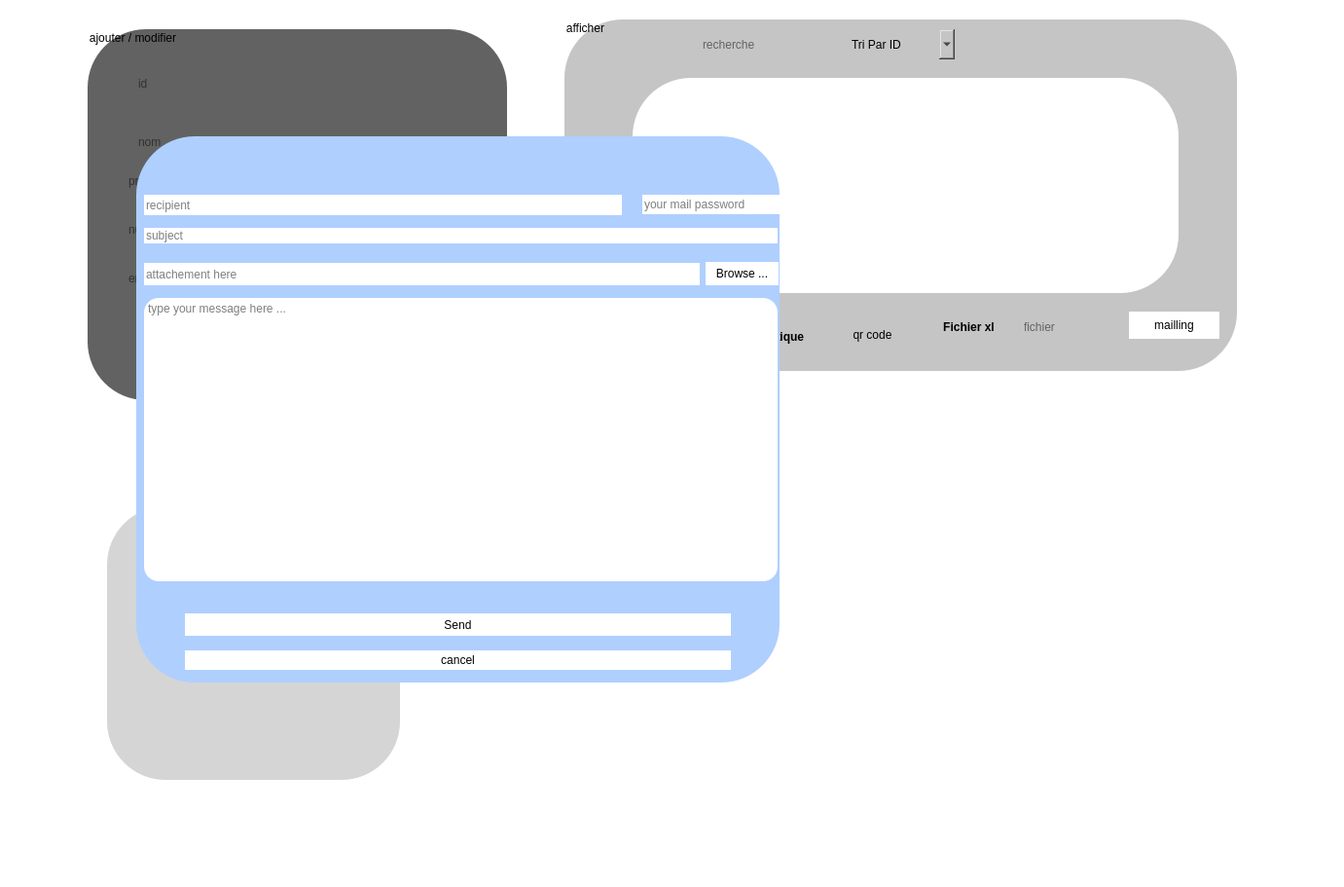
  <widget class="QFrame" name="tabpartenaire">
   <property name="geometry">
    <rect>
     <x>210</x>
     <y>-10</y>
     <width>1381</width>
     <height>911</height>
    </rect>
   </property>
   <property name="styleSheet">
    <string notr="true">border-radius:60px;
background-color: rgb(255, 255, 255);
</string>
   </property>
   <property name="frameShape">
    <enum>QFrame::StyledPanel</enum>
   </property>
   <property name="frameShadow">
    <enum>QFrame::Raised</enum>
   </property>
   <widget class="QLabel" name="qr_code">
    <property name="geometry">
     <rect>
      <x>110</x>
      <y>520</y>
      <width>301</width>
      <height>281</height>
     </rect>
    </property>
    <property name="styleSheet">
     <string notr="true">background-color: rgb(213, 213, 213);</string>
    </property>
    <property name="text">
     <string/>
    </property>
   </widget>
   <widget class="QGroupBox" name="groupBox_4">
    <property name="geometry">
     <rect>
      <x>580</x>
      <y>20</y>
      <width>691</width>
      <height>361</height>
     </rect>
    </property>
    <property name="styleSheet">
     <string notr="true">background-color: rgb(197, 197, 197);</string>
    </property>
    <property name="title">
     <string>afficher</string>
    </property>
    <widget class="QLineEdit" name="rechercher_partenaire">
     <property name="geometry">
      <rect>
       <x>140</x>
       <y>10</y>
       <width>113</width>
       <height>31</height>
      </rect>
     </property>
     <property name="placeholderText">
      <string>recherche</string>
     </property>
    </widget>
    <widget class="QComboBox" name="trier_partenaire">
     <property name="geometry">
      <rect>
       <x>290</x>
       <y>10</y>
       <width>111</width>
       <height>31</height>
      </rect>
     </property>
     <item>
      <property name="text">
       <string>Tri Par ID</string>
      </property>
     </item>
     <item>
      <property name="text">
       <string>trier</string>
      </property>
     </item>
     <item>
      <property name="text">
       <string>Tri Par nom</string>
      </property>
     </item>
     <item>
      <property name="text">
       <string>Tri Par num_partenaire</string>
      </property>
     </item>
    </widget>
    <widget class="QPushButton" name="suprimer_partenair">
     <property name="geometry">
      <rect>
       <x>80</x>
       <y>310</y>
       <width>91</width>
       <height>31</height>
      </rect>
     </property>
     <property name="font">
      <font>
       <weight>75</weight>
       <bold>true</bold>
      </font>
     </property>
     <property name="text">
      <string>suprimer</string>
     </property>
     <property name="default">
      <bool>true</bool>
     </property>
    </widget>
    <widget class="QPushButton" name="statistique">
     <property name="geometry">
      <rect>
       <x>170</x>
       <y>310</y>
       <width>91</width>
       <height>31</height>
      </rect>
     </property>
     <property name="font">
      <font>
       <weight>75</weight>
       <bold>true</bold>
      </font>
     </property>
     <property name="text">
      <string>Statistique</string>
     </property>
     <property name="default">
      <bool>true</bool>
     </property>
    </widget>
    <widget class="QPushButton" name="pushButton_5">
     <property name="geometry">
      <rect>
       <x>270</x>
       <y>310</y>
       <width>93</width>
       <height>28</height>
      </rect>
     </property>
     <property name="text">
      <string>qr code</string>
     </property>
    </widget>
    <widget class="QPushButton" name="fichier_xl">
     <property name="geometry">
      <rect>
       <x>370</x>
       <y>300</y>
       <width>91</width>
       <height>31</height>
      </rect>
     </property>
     <property name="font">
      <font>
       <weight>75</weight>
       <bold>true</bold>
      </font>
     </property>
     <property name="text">
      <string>Fichier xl</string>
     </property>
     <property name="default">
      <bool>true</bool>
     </property>
    </widget>
    <widget class="QLineEdit" name="fichier">
     <property name="geometry">
      <rect>
       <x>470</x>
       <y>300</y>
       <width>113</width>
       <height>31</height>
      </rect>
     </property>
     <property name="placeholderText">
      <string>fichier</string>
     </property>
    </widget>
    <widget class="QTableView" name="tableView_3">
     <property name="geometry">
      <rect>
       <x>70</x>
       <y>60</y>
       <width>561</width>
       <height>221</height>
      </rect>
     </property>
     <property name="styleSheet">
      <string notr="true">background-color: rgb(255, 255, 255);</string>
     </property>
    </widget>
    <widget class="QPushButton" name="pushButton_7">
     <property name="geometry">
      <rect>
       <x>580</x>
       <y>300</y>
       <width>93</width>
       <height>28</height>
      </rect>
     </property>
     <property name="styleSheet">
      <string notr="true">background-color: rgb(255, 255, 255);</string>
     </property>
     <property name="text">
      <string>mailling</string>
     </property>
    </widget>
   </widget>
   <widget class="QGroupBox" name="groupBox_5">
    <property name="geometry">
     <rect>
      <x>90</x>
      <y>30</y>
      <width>431</width>
      <height>381</height>
     </rect>
    </property>
    <property name="styleSheet">
     <string notr="true">background-color: rgb(98, 98, 98);</string>
    </property>
    <property name="title">
     <string>ajouter / modifier</string>
    </property>
    <widget class="QLineEdit" name="le_id">
     <property name="geometry">
      <rect>
       <x>50</x>
       <y>40</y>
       <width>121</width>
       <height>31</height>
      </rect>
     </property>
     <property name="text">
      <string/>
     </property>
     <property name="placeholderText">
      <string>id</string>
     </property>
    </widget>
    <widget class="QLineEdit" name="le_nom">
     <property name="geometry">
      <rect>
       <x>50</x>
       <y>100</y>
       <width>121</width>
       <height>31</height>
      </rect>
     </property>
     <property name="text">
      <string/>
     </property>
     <property name="placeholderText">
      <string>nom</string>
     </property>
    </widget>
    <widget class="QLineEdit" name="le_prix">
     <property name="geometry">
      <rect>
       <x>40</x>
       <y>140</y>
       <width>121</width>
       <height>31</height>
      </rect>
     </property>
     <property name="text">
      <string/>
     </property>
     <property name="placeholderText">
      <string>prix</string>
     </property>
    </widget>
    <widget class="QLineEdit" name="le_num">
     <property name="geometry">
      <rect>
       <x>40</x>
       <y>190</y>
       <width>121</width>
       <height>31</height>
      </rect>
     </property>
     <property name="text">
      <string/>
     </property>
     <property name="placeholderText">
      <string>numero</string>
     </property>
    </widget>
    <widget class="QLineEdit" name="le_email">
     <property name="geometry">
      <rect>
       <x>40</x>
       <y>240</y>
       <width>121</width>
       <height>31</height>
      </rect>
     </property>
     <property name="text">
      <string/>
     </property>
     <property name="placeholderText">
      <string>email</string>
     </property>
    </widget>
    <widget class="QPushButton" name="ajouter_partenair">
     <property name="geometry">
      <rect>
       <x>60</x>
       <y>310</y>
       <width>91</width>
       <height>31</height>
      </rect>
     </property>
     <property name="font">
      <font>
       <weight>75</weight>
       <bold>true</bold>
      </font>
     </property>
     <property name="text">
      <string>Ajouter</string>
     </property>
     <property name="default">
      <bool>true</bool>
     </property>
    </widget>
    <widget class="QPushButton" name="modifier_partenair">
     <property name="geometry">
      <rect>
       <x>180</x>
       <y>320</y>
       <width>91</width>
       <height>31</height>
      </rect>
     </property>
     <property name="font">
      <font>
       <weight>75</weight>
       <bold>true</bold>
      </font>
     </property>
     <property name="text">
      <string>modifier</string>
     </property>
     <property name="default">
      <bool>true</bool>
     </property>
    </widget>
   </widget>
   <widget class="QFrame" name="statpart">
    <property name="geometry">
     <rect>
      <x>540</x>
      <y>420</y>
      <width>731</width>
      <height>381</height>
     </rect>
    </property>
    <property name="frameShape">
     <enum>QFrame::StyledPanel</enum>
    </property>
    <property name="frameShadow">
     <enum>QFrame::Raised</enum>
    </property>
   </widget>
   <widget class="QFrame" name="mailframe">
    <property name="geometry">
     <rect>
      <x>140</x>
      <y>140</y>
      <width>661</width>
      <height>561</height>
     </rect>
    </property>
    <property name="styleSheet">
     <string notr="true">background-color: rgb(220, 161, 29);
background-color: rgb(175, 207, 255);

</string>
    </property>
    <property name="frameShape">
     <enum>QFrame::StyledPanel</enum>
    </property>
    <property name="frameShadow">
     <enum>QFrame::Raised</enum>
    </property>
    <widget class="QLineEdit" name="rcpt_2">
     <property name="geometry">
      <rect>
       <x>8</x>
       <y>60</y>
       <width>491</width>
       <height>21</height>
      </rect>
     </property>
     <property name="styleSheet">
      <string notr="true">background-color: rgb(255, 255, 255);
font: 10pt &quot;Mongolian Baiti&quot;;</string>
     </property>
     <property name="placeholderText">
      <string>recipient</string>
     </property>
    </widget>
    <widget class="QTextEdit" name="msg_2">
     <property name="geometry">
      <rect>
       <x>8</x>
       <y>166</y>
       <width>651</width>
       <height>291</height>
      </rect>
     </property>
     <property name="styleSheet">
      <string notr="true">background-color: rgb(255, 255, 255);
font: 11pt &quot;Mongolian Baiti&quot;;
border-radius:15px</string>
     </property>
     <property name="placeholderText">
      <string>type your message here ...</string>
     </property>
    </widget>
    <widget class="QLineEdit" name="file_2">
     <property name="geometry">
      <rect>
       <x>8</x>
       <y>130</y>
       <width>571</width>
       <height>23</height>
      </rect>
     </property>
     <property name="styleSheet">
      <string notr="true">background-color: rgb(255, 255, 255);
font: 10pt &quot;Mongolian Baiti&quot;;</string>
     </property>
     <property name="placeholderText">
      <string>attachement here</string>
     </property>
    </widget>
    <widget class="QLineEdit" name="subject_2">
     <property name="geometry">
      <rect>
       <x>8</x>
       <y>94</y>
       <width>651</width>
       <height>16</height>
      </rect>
     </property>
     <property name="styleSheet">
      <string notr="true">background-color: rgb(255, 255, 255);
font: 10pt &quot;Mongolian Baiti&quot;;</string>
     </property>
     <property name="placeholderText">
      <string>subject</string>
     </property>
    </widget>
    <widget class="QPushButton" name="browseBtn_2">
     <property name="geometry">
      <rect>
       <x>585</x>
       <y>129</y>
       <width>75</width>
       <height>24</height>
      </rect>
     </property>
     <property name="styleSheet">
      <string notr="true">background-color: rgb(255, 255, 255);
font: 9pt &quot;Mongolian Baiti&quot;;</string>
     </property>
     <property name="text">
      <string>Browse ...</string>
     </property>
    </widget>
    <widget class="QLineEdit" name="mail_pass_2">
     <property name="geometry">
      <rect>
       <x>520</x>
       <y>60</y>
       <width>141</width>
       <height>20</height>
      </rect>
     </property>
     <property name="styleSheet">
      <string notr="true">background-color: rgb(255, 255, 255);
font: 9pt &quot;Mongolian Baiti&quot;;</string>
     </property>
     <property name="echoMode">
      <enum>QLineEdit::Password</enum>
     </property>
     <property name="placeholderText">
      <string>your mail password</string>
     </property>
    </widget>
    <widget class="QPushButton" name="sendBtn_2">
     <property name="geometry">
      <rect>
       <x>50</x>
       <y>490</y>
       <width>561</width>
       <height>23</height>
      </rect>
     </property>
     <property name="styleSheet">
      <string notr="true">
font: 9pt &quot;Mongolian Baiti&quot;;
background-color: rgb(255, 255, 255);</string>
     </property>
     <property name="text">
      <string>Send</string>
     </property>
    </widget>
    <widget class="QPushButton" name="pushButton_6">
     <property name="geometry">
      <rect>
       <x>50</x>
       <y>528</y>
       <width>561</width>
       <height>20</height>
      </rect>
     </property>
     <property name="styleSheet">
      <string notr="true">background-color: rgb(255, 255, 255);</string>
     </property>
     <property name="text">
      <string>cancel</string>
     </property>
    </widget>
   </widget>
  </widget>
